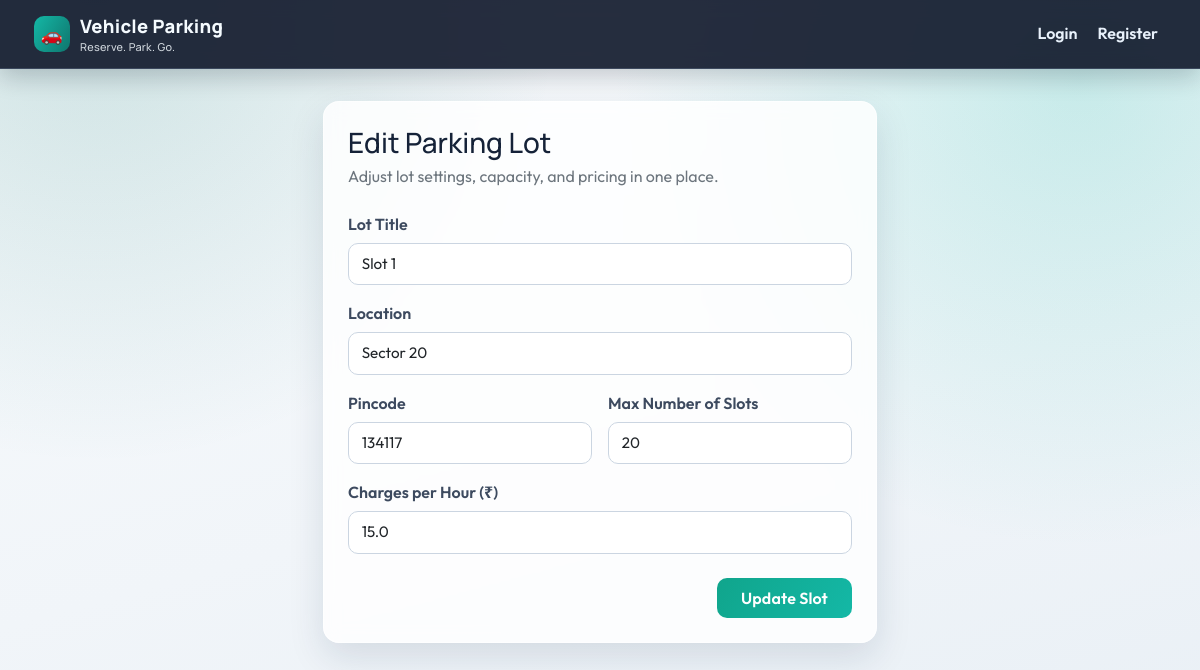
Page /slot/1/edit on the committed database.
### models.py (models this page shows)
class LotInfo(db.Model):
    __tablename__ = 'lots_info'
    lot_id = db.Column(db.Integer, primary_key=True)
    lot_title = db.Column(db.String(120), nullable=False)
    lot_location = db.Column(db.String(200))
    lot_zip = db.Column(db.String(10))
    rate_per_hr = db.Column(db.Float, nullable=False)
    total_slots = db.Column(db.Integer, nullable=False)
    slot_list = db.relationship('LotSlot', backref='parent_lot', cascade="all, delete", lazy=True)

### routes.py (the view)
    @app.route('/slot/<int:slot_id>/edit')
    def edit_slot(slot_id):
        slot = LotInfo.query.get(slot_id)
        if not slot:
            flash("Slot not found.")
            return redirect(url_for('admin_login'))
        return render_template('edit_slot.html', slot=slot)

### app.py (called while the page is built)
@app.context_processor
def inject_nav_context():
    user_id = session.get('user_id')
    user = AppUser.query.get(user_id) if user_id else None
    return {
        'nav_user': user,
        'nav_is_admin': bool(session.get('is_admin'))
    }

### templates/edit_slot.html (shortened to what this page needs)
{% extends "layout.html" %}
{% block content %}
<div class="row justify-content-center">
    <div class="col-12 col-md-8 col-lg-6">
        <section class="panel">
            <div class="panel-header">
                <h3 class="mb-1">Edit Parking Lot</h3>
                <p class="text-secondary mb-0">Adjust lot settings, capacity, and pricing in one place.</p>
            </div>
            <div class="panel-body pt-2">
                <form method="POST" action="{{ url_for('edit_slot_post', slot_id=slot.lot_id) }}">
                    <div class="mb-3">
                        <label for="lot_title" class="form-label">Lot Title</label>
                        <input type="text" class="form-control" id="lot_title" name="lot_title" value="{{ slot.lot_title }}" required>
                    </div>
                    <div class="mb-3">
                        <label for="location" class="form-label">Location</label>
                        <input type="text" class="form-control" id="location" name="location" value="{{ slot.lot_location }}" required>
                    </div>
                    <div class="row g-3">
                        <div class="col-sm-6">
                            <label for="pincode" class="form-label">Pincode</label>
                            <input type="text" class="form-control" id="pincode" name="pincode" value="{{ slot.lot_zip }}" required>
                        </div>
                        <div class="col-sm-6">
                            <label for="number_of_slots" class="form-label">Max Number of Slots</label>
                            <input type="number" class="form-control" id="number_of_slots" name="number_of_slots" value="{{ slot.total_slots }}" required>
                        </div>
                    </div>
                    <div class="mt-3 mb-4">
                        <label for="charges_per_hour" class="form-label">Charges per Hour (₹)</label>
                        <input type="number" class="form-control" id="charges_per_hour" name="charges_per_hour" value="{{ slot.rate_per_hr }}" required>
                    </div>
                    <div class="d-flex justify-content-end">
                        <button type="submit" class="btn btn-success px-4">Update Slot</button>
                    </div>
                </form>
            </div>
        </section>
    </div>
</div>
{% endblock %}

### templates/layout.html (style rules this page uses)
:root { --brand-900: #0f172a; --brand-700: #0f766e; --brand-500: #14b8a6; --mint-500: #14b8a6; --accent-500: #f59e0b; --surface-100: #f1f5f9; --surface-200: #e2e8f0; --surface-300: #cbd5e1; --text-900: #152238; --text-700: #3d4a5f; --text-500: #67758a; --space-1: 8px; --space-2: 16px; --space-3: 24px; --space-4: 32px; --space-5: 48px; --content-max: 1180px; --radius-lg: 16px; --radius-md: 12px; --shadow-soft: 0 14px 36px rgba(20, 44, 78, 0.12); --shadow-card: 0 10px 24px rgba(27, 52, 85, 0.08); }
html, body { min-height: 100%; }
body { font-family: "Outfit", "Segoe UI", sans-serif; color: var(--text-900); background: radial-gradient(circle at 90% 10%, rgba(20, 184, 166, 0.2), transparent 36%), radial-gradient(circle at 8% 0%, rgba(15, 118, 110, 0.18), transparent 34%), linear-gradient(165deg, #f8fbfd 0%, #f1f5f9 56%, #e8eff5 100%); background-attachment: fixed; line-height: 1.5; }
h1, h2, h3, h4, h5, h6, .navbar-brand { font-family: "Manrope", "Segoe UI", sans-serif; }
.panel { background: rgba(255, 255, 255, 0.82); border: 1px solid rgba(255, 255, 255, 0.6); box-shadow: var(--shadow-soft); backdrop-filter: blur(8px); border-radius: var(--radius-lg); }
.panel .panel-header { padding: var(--space-3) var(--space-3) var(--space-2); }
.panel .panel-body { padding: 0 var(--space-3) var(--space-3); }
.form-label { font-weight: 600; color: var(--text-700); margin-bottom: 0.45rem; }
.form-control, .form-select { border-radius: 10px; border-color: var(--surface-300); padding: 0.55rem 0.8rem; font-size: 0.95rem; }
.btn { border-radius: 10px; font-weight: 600; letter-spacing: 0.15px; min-height: 40px; }
.btn-success { background: linear-gradient(120deg, #10a58c, #14b8a6); border: none; }

### rows in the picture
LotInfo: lot_title "Slot 1", location "Sector 20", pincode "134117", number_of_slots "20", charges_per_hour "15.0"
